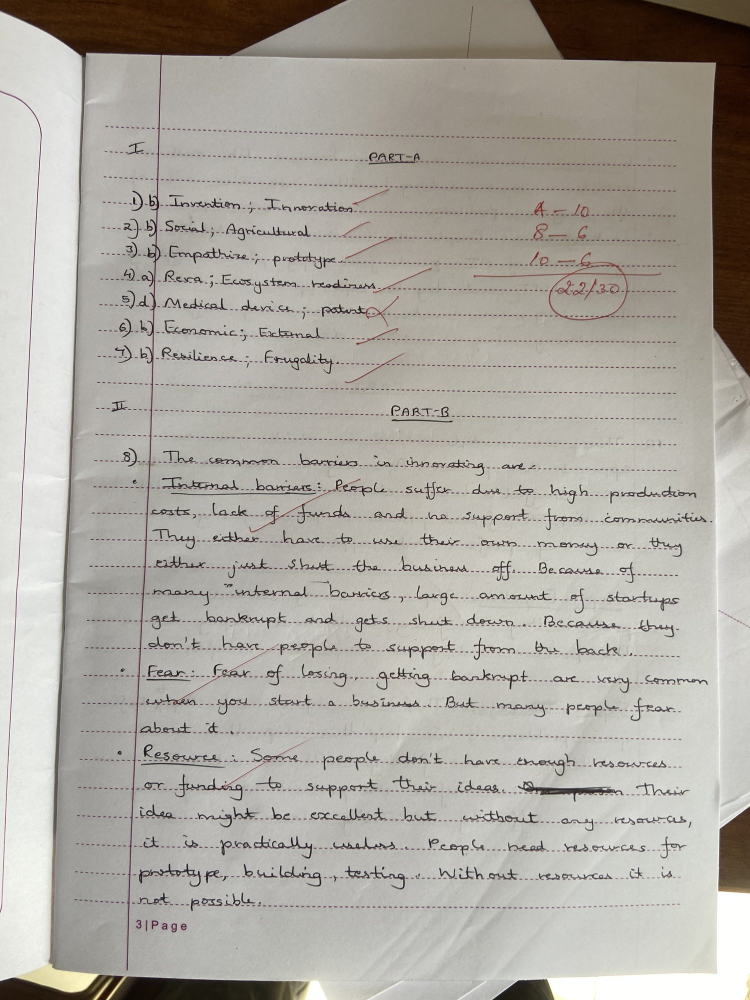
#> input picture IMG_1226.jpg, 1500 x 2000 px (shown at 1/2 size)
$ python -i blocks.py   (imports and definitions only)
#> lines starting #> are read from the running program, lines starting #| are printed output that depends on the picture
import re
from pathlib import Path
from typing import List, Dict, Any, Optional, Tuple, Union
from PIL import Image, ImageOps

# [19 lines left out: function clean_duplicate_ocr_loops, not called in this run]

def detect_physical_ink_boxes(
    image_path: Union[str, Path],
    min_block_height: int = 10,
    min_block_width: int = 40,
    dark_threshold: int = 135
) -> List[Tuple[int, int, int, int]]:
    """
    Scans a document image with Pillow to detect the actual physical ink bounding boxes
    [ymin, xmin, ymax, xmax] on a 0-1000 scale.
    Excludes ruled margins to prevent full-page margin vertical line merges.
    """
#> called with image_path = 'IMG_1226.jpg', min_block_height = 10, min_block_width = 40, dark_threshold = 135
    path = Path(image_path)
    if not path.exists():
        return []

    try:
        im = Image.open(path).convert('L')
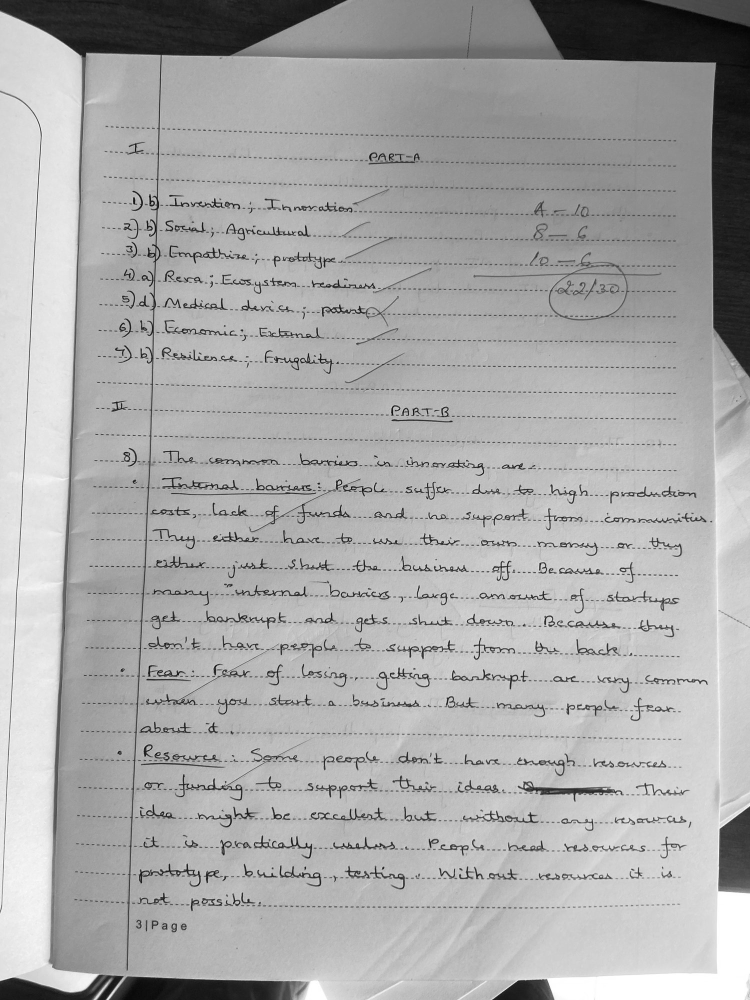
#> im: PIL image 1500x2000 L (shown at 1/2 size); min 0, max 255, mean 169.2
    except Exception:
        return []

    # Downscale for high-speed scanning
    scan_w, scan_h = 200, 400
    small = im.resize((scan_w, scan_h), Image.BILINEAR)
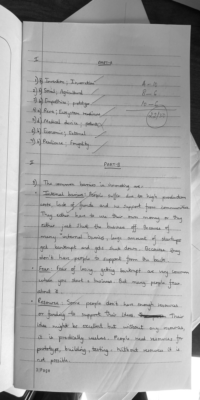
#> small: PIL image 200x400 L; min 6, max 255, mean 169.2
    small = ImageOps.autocontrast(small, cutoff=2)
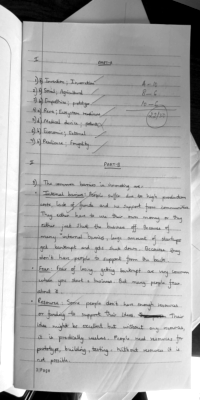
#> small: PIL image 200x400 L; min 0, max 255, mean 175.7

    if hasattr(small, "get_flattened_data"):
        pixels = list(small.get_flattened_data())
    else:
        pixels = list(small.getdata())
#> pixels = 80000 items

    # 1. Measure horizontal row ink activity excluding margins (x: 12% to 92%)
    margin_left = int(scan_w * 0.12)
    margin_right = int(scan_w * 0.94)
    row_activity = []
    for y in range(scan_h):
        row = pixels[y * scan_w + margin_left : y * scan_w + margin_right]
        dark_count = sum(1 for p in row if p < dark_threshold)
        row_activity.append(dark_count)
#> this loop made 400 passes
#> dark_count on passes 1 to 3: 148, 145, 145
#> after the loop, row_activity = 400 values, max 164 at index 20, min 0 at index 26, mean 16.59

    # 2. Cluster rows into vertical ink bands separated by white space
    vertical_bands = []
    in_band = False
    start_y = 0
    min_gap = 3
    gap_count = 0

    for y, count in enumerate(row_activity):
        if count >= 3:
            if not in_band:
                in_band = True
                start_y = y
            gap_count = 0
        else:
            if in_band:
                gap_count += 1
                if gap_count >= min_gap:
                    in_band = False
                    end_y = y - gap_count
                    if (end_y - start_y) >= 2:
                        vertical_bands.append((start_y, end_y))
#> this loop made 400 passes
#> (count, in_band, gap_count) on passes 1, 55: (148, True, 0), (11, True, 0)
#> (count, gap_count, in_band) on passes 29, 60: (0, 3, False), (0, 3, False)
#> after the loop, end_y = 371; in_band = True; start_y = 390; vertical_bands = [(0, 25), (54, 56), (60, 66), (75, 134), (139, 145), (162, 168), (180, 187), (191, 197), (204, 208), (214, 218), (224, 229), (234, 241), (246, 250), (257, 261), (266, 272), (279, 283), (290, 292), (300, 306), (312, 317), (325, 328), (336, 339), (347, 354), (359, 361), (368, 371)]
    if in_band:
        vertical_bands.append((start_y, scan_h))

    # 3. For each vertical band, compute horizontal ink extent [xmin, xmax]
    ink_boxes = []
    for sy, ey in vertical_bands:
        col_activity = [0] * scan_w
        for y in range(sy, min(ey + 1, scan_h)):
            row = pixels[y * scan_w : (y + 1) * scan_w]
            for x, p in enumerate(row):
                if p < dark_threshold:
                    col_activity[x] += 1

        active_cols = [x for x, c in enumerate(col_activity) if c >= 1 and x >= margin_left - 10]
        if not active_cols:
            continue

        ymin = max(0, int(sy * 1000 / scan_h))
        ymax = min(1000, int(ey * 1000 / scan_h))
        xmin = max(0, int(min(active_cols) * 1000 / scan_w))
        xmax = min(1000, int(max(active_cols) * 1000 / scan_w))

        # Modest padding
        ymin = max(10, ymin - 4)
        ymax = min(990, ymax + 4)
        xmin = max(20, xmin - 6)
        xmax = min(980, xmax + 8)

        if (ymax - ymin) >= min_block_height and (xmax - xmin) >= min_block_width:
            ink_boxes.append((ymin, xmin, ymax, xmax))
#> this loop made 25 passes
#> (sy, ey, ymin, ymax, xmin, xmax) on passes 1 to 12: (0, 25, 10, 66, 64, 980), (54, 56, 131, 144, 549, 980), (60, 66, 146, 169, 164, 980), (75, 134, 183, 339, 99, 980), (139, 145, 343, 366, 149, 980), (162, 168, 401, 424, 89, 980), (180, 187, 446, 471, 159, 703), (191, 197, 473, 496, 84, 928), (204, 208, 506, 524, 84, 943), (214, 218, 531, 549, 84, 913), (224, 229, 556, 576, 79, 838), (234, 241, 581, 606, 79, 903)
#> (sy, ey, active_cols, ymin, ymax, xmin, xmax) on pass 24: (368, 371, [14, 36, 37, 40, 41, 43, 44, 46, 48, 49], 916, 931, 64, 253)
#> after the loop, ink_boxes = 25 items, first 6: (10, 64, 66, 980), (131, 549, 144, 980), (146, 164, 169, 980), (183, 99, 339, 980), (343, 149, 366, 980), (401, 89, 424, 980)

    return ink_boxes


# [232 lines left out: functions extract_document_blocks, extract_student_identity, not called in this run]

>>> result = detect_physical_ink_boxes('IMG_1226.jpg')
#> result has the same summary as ink_boxes in detect_physical_ink_boxes

$ run again, on IMG_1227.jpg
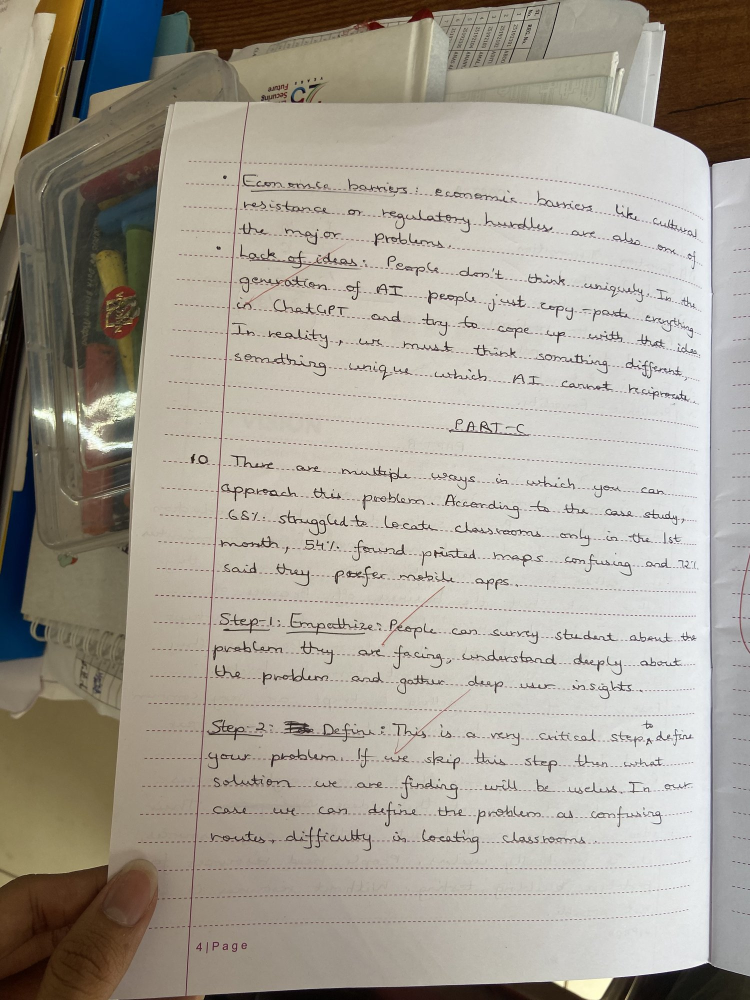
#> input picture IMG_1227.jpg, 1500 x 2000 px (shown at 1/2 size)
#> in detect_physical_ink_boxes, `im = Image.open(path).convert('L')`:
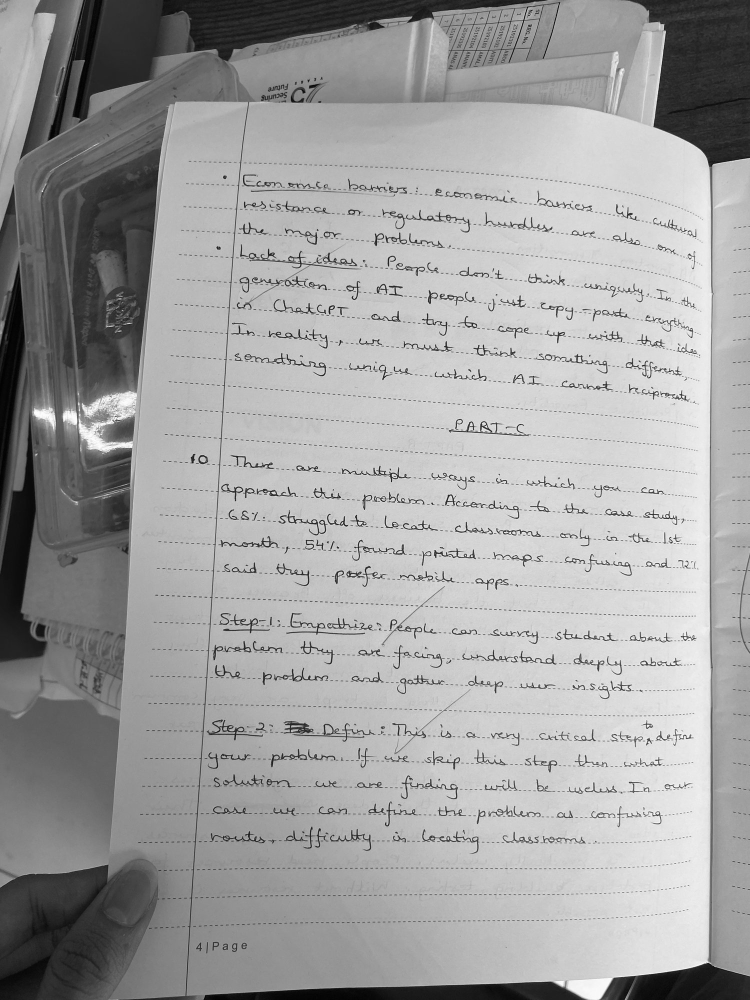
#> im: PIL image 1500x2000 L (shown at 1/2 size); min 0, max 255, mean 160.4
#> in detect_physical_ink_boxes, `small = ImageOps.autocontrast(small, cutoff=2)`:
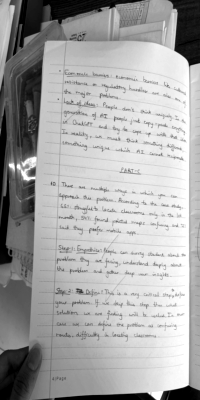
#> small: PIL image 200x400 L; min 0, max 255, mean 167.7
#> pixels = 80000 items
#> the loop in detect_physical_ink_boxes, `for y in range(scan_h):` made 400 passes
#> dark_count on passes 1 to 3: 145, 143, 135
#> after the loop in detect_physical_ink_boxes, `for y in range(scan_h):`: row_activity = 400 values, max 160 at index 399, min 0 at index 161, mean 25.66
#> the loop in detect_physical_ink_boxes, `for y, count in enumerate(row_activity):` made 400 passes
#> (count, in_band, start_y) on pass 1: (145, True, 0)
#> after the loop in detect_physical_ink_boxes, `for y, count in enumerate(row_activity):`: end_y = 158; in_band = True; start_y = 167; vertical_bands = [(0, 158)]
#> the loop in detect_physical_ink_boxes, `for sy, ey in vertical_bands:` made 2 passes
#> (sy, ey, ymin, ymax, xmin, xmax) on passes 1 to 2: (0, 158, 10, 399, 64, 980), (167, 400, 413, 990, 64, 980)
#> after the loop in detect_physical_ink_boxes, `for sy, ey in vertical_bands:`: ink_boxes = [(10, 64, 399, 980), (413, 64, 990, 980)]

$ run again, on test_ocr.jpg
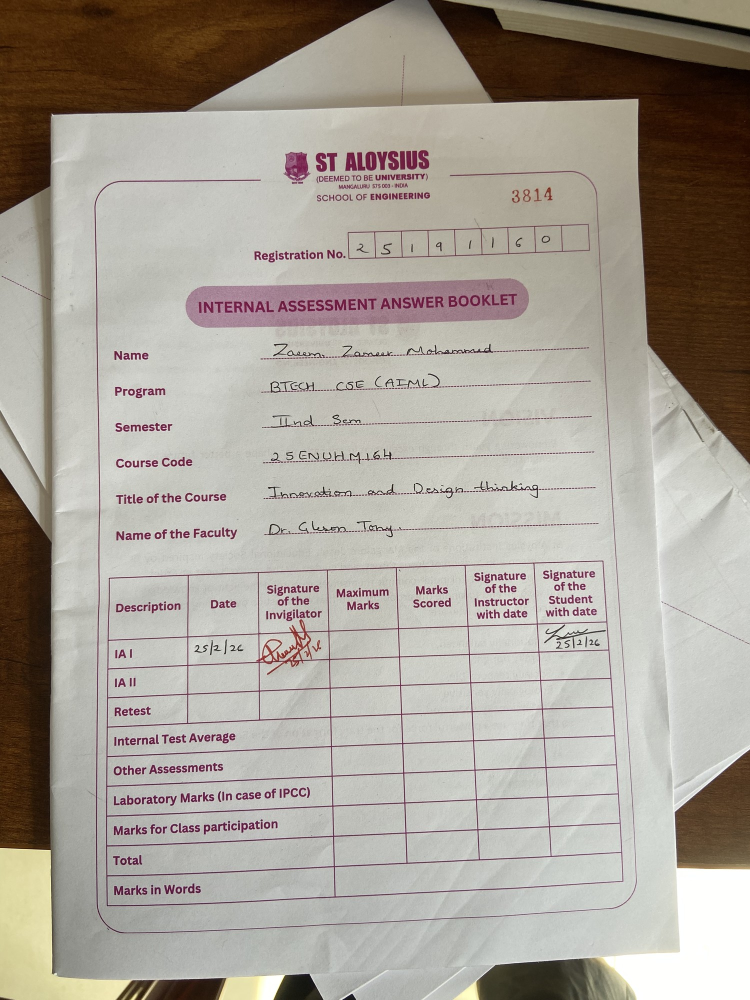
#> input picture test_ocr.jpg, 1500 x 2000 px (shown at 1/2 size)
#> in detect_physical_ink_boxes, `small = im.resize((scan_w, scan_h), Image.BILINEAR)`:
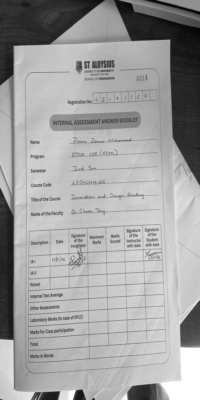
#> small: PIL image 200x400 L; min 5, max 255, mean 161.2
#> in detect_physical_ink_boxes, `small = ImageOps.autocontrast(small, cutoff=2)`:
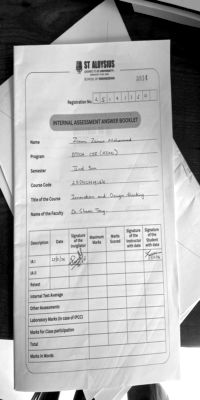
#> small: PIL image 200x400 L; min 0, max 255, mean 174.9
#> pixels = 80000 items
#> the loop in detect_physical_ink_boxes, `for y in range(scan_h):` made 400 passes
#> dark_count on passes 1 to 3: 124, 129, 133
#> after the loop in detect_physical_ink_boxes, `for y in range(scan_h):`: row_activity = 400 values, max 141 at index 7, min 0 at index 165, mean 23.39
#> the loop in detect_physical_ink_boxes, `for y, count in enumerate(row_activity):` made 400 passes
#> (count, in_band, start_y) on pass 1: (124, True, 0)
#> after the loop in detect_physical_ink_boxes, `for y, count in enumerate(row_activity):`: end_y = 362; in_band = True; start_y = 384; vertical_bands = [(0, 160), (195, 200), (211, 215), (230, 246), (252, 255), (260, 264), (294, 297), (306, 309), (315, 346), (354, 357)]
#> the loop in detect_physical_ink_boxes, `for sy, ey in vertical_bands:` made 11 passes
#> (sy, ey, ymin, ymax, xmin, xmax) on passes 1, 2, 3, 4, 7, 8, 9, 10: (0, 160, 10, 404, 64, 980), (195, 200, 483, 504, 149, 718), (211, 215, 523, 541, 149, 523), (230, 246, 571, 619, 149, 798), (294, 297, 731, 746, 149, 318), (306, 309, 761, 776, 144, 980), (315, 346, 783, 869, 64, 980), (354, 357, 881, 896, 64, 273)
#> after the loop in detect_physical_ink_boxes, `for sy, ey in vertical_bands:`: ink_boxes = [(10, 64, 404, 980), (483, 149, 504, 718), (523, 149, 541, 523), (571, 149, 619, 798), (626, 384, 641, 783), (646, 149, 664, 418), (731, 149, 746, 318), (761, 144, 776, 980), (783, 64, 869, 980), (881, 64, 896, 273), (956, 64, 990, 813)]
#> result has the same summary as ink_boxes in detect_physical_ink_boxes
